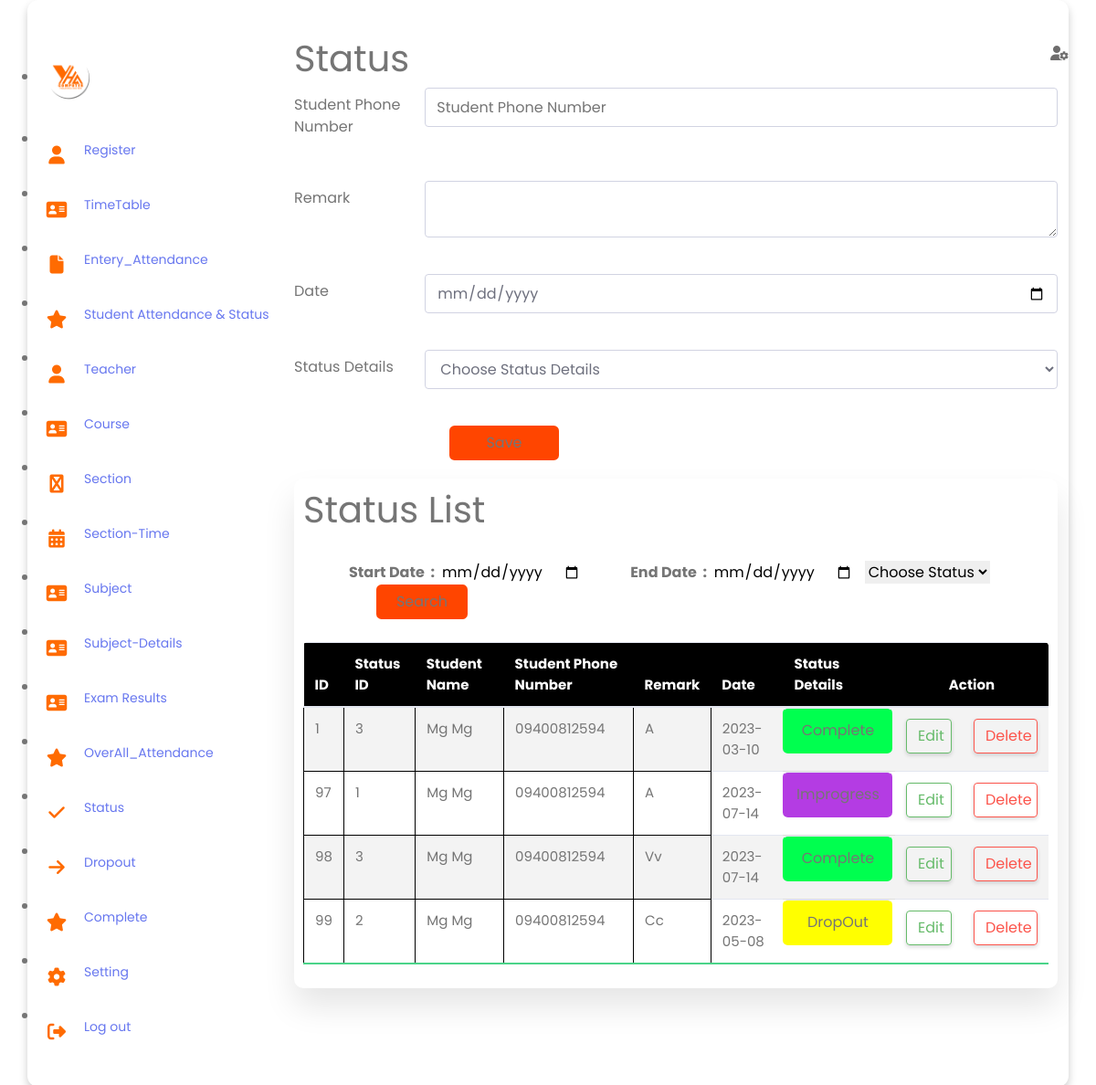
/status1_re.php, run on the app's committed database.
### tables this page shows
CREATE TABLE `status_details` (
  `std_id` int(11) NOT NULL,
  `status_id` int(11) NOT NULL,
  `student_id` int(11) NOT NULL,
  `dt_start` date NOT NULL,
  `remark` varchar(100) NOT NULL
);

CREATE TABLE `register` (
  `stu_id` int(11) NOT NULL,
  `stu_name` varchar(100) NOT NULL,
  `course_id` int(11) NOT NULL,
  `section_id` int(11) NOT NULL,
  `time_id` int(11) NOT NULL,
  `register_date` date NOT NULL,
  `enroll_date` date NOT NULL,
  `father_name` varchar(100) NOT NULL,
  `mother_name` varchar(100) NOT NULL,
  `phno` varchar(50) NOT NULL,
  `e_mail` varchar(100) NOT NULL,
  `stu_address` varchar(150) NOT NULL,
  `fb_acc` varchar(100) NOT NULL,
  `vb_phno` varchar(50) NOT NULL,
  `date_birth` date NOT NULL,
  `nrc_no` varchar(100) NOT NULL,
  `gender` varchar(50) NOT NULL,
  `edu` varchar(150) NOT NULL,
  `native_town` varchar(100) NOT NULL,
  `rg_status` varchar(100) NOT NULL,
  `stu_img` varchar(100) NOT NULL
);

CREATE TABLE `status` (
  `id` int(11) NOT NULL,
  `description` varchar(50) NOT NULL
);

### status_process.php (called while the page is built, shortened)
<?php
$dt_start="";
$edit_state = false;
?>

### status1_re.php (the view, shortened to what this page needs)
<?php
include 'status_process.php';
?>
<!DOCTYPE html>
<html lang="en">
<head>
  <link rel="stylesheet" href="css/01.css" />
  <link rel="stylesheet" href="https://cdnjs.cloudflare.com/ajax/libs/font-awesome/5.15.4/css/all.min.css"/>
  <link rel="stylesheet" href="css/bootstrap.min.css">
  <link
      rel="stylesheet"
      href="https://cdnjs.cloudflare.com/ajax/libs/font-awesome/6.2.0/css/all.min.css"
    />
    <link href="https://cdn.jsdelivr.net/npm/sweetalert2@11.7.5/dist/sweetalert2.min.css" rel="stylesheet">
</head>
<body>
  <div class="container">
        <?php include("nav.php");?>
        <section class="main">
            <div class="main-top">
                <h1>Status</h1>
                <i class="fas fa-user-cog"></i>
            </div>
            <form action="" method="post">
                <?php if($edit_state==false){?>
                <div class="form-group row">
                    <label for="studentId" class="col-sm-2 col-form-label">Student Phone Number</label>
                    <div class="col-sm-10">
                        <input type="text" name="stu_ph" class="form-control" id="studentcId" value="<?php if(isset($_POST['stu_ph'])){echo $_POST['stu_ph'];}?>" placeholder="Student Phone Number">
                    </div>
                </div><br/>
                                <?php
                }?>
                <div class="form-group row">
                    <label for="studentId" class="col-sm-2 col-form-label">Remark</label>
                    <div class="col-sm-10">
                        <textarea class="form-control" id="exampleFormControlTextarea1" name="remark" rows="2"><?php echo $remark;?></textarea>
                    </div>
                </div><br/>
                <div class="form-group row">
                    <label for="studentId" class="col-sm-2 col-form-label">Date</label>
                    <div class="col-sm-10">
                        <input type="date" class="form-control" id="studentcId" value="<?php echo $dt_start;?>" name="date">
                    </div>
                </div><br/>
                <div class="form-group row">
                    <label for="studentId" class="col-sm-2 col-form-label">Status Details</label>
                    <div class="col-sm-10">
                        <select name="status" id="" class="form-control">
                            <?php if($edit_state==false):?>
                            <option value="">Choose Status Details</option>
                            <?php else:?>
                            <option value="<?php echo $st_id;?>"><?php echo $description;?></option>
                            <?php endif?>
                        </select>
                    </div>
                </div><br/>
                <div class="form-inline">
                    <?php if($edit_state==false):?>
                    <button class="btn  my-2 my-sm-0" style="background-color:orangered;width:120px;margin-left:170px;" type="submit" id="insert" name="save">Save</button>
                    <?php else:?>
                    <button class="btn  my-2 my-sm-0" style="background-color:orangered; margin-left:170px;"  type="submit" id="insert" name="update">Update</button>
                    <?php endif;?>
                </div>
            </form>
            <section class="attendance" id="attend">
            <div class="attendance-list">
            <h1>Status List</h1><br>
            <div class="dt">
            <form action="std_search.php" method="post">
                <span style="margin-left:50px;font-weight:bold;">Start Date&nbsp; :&nbsp;&nbsp;<input type="date" id="stdate" name="st_date"></span>
                <span style="margin-left:50px;font-weight:bold;">End Date&nbsp; :&nbsp;&nbsp;<input type="date" id="edate" name="e_date"></span>
                &nbsp;&nbsp;<select name="status" id="">
                    <option value="">Choose Status</option>
                </select>&nbsp;&nbsp;&nbsp;
                <button type="submit" name="save" id="std_search" style="background-color:orangered;width:100px;margin-left:80px;" class="btn">Search</button>
          </form>
        <table class="table">
            <thead>
              <tr style="background-color:black;">
                <th>ID</th>
                <th>Status ID</th>
                <th>Student Name</th>
                <th>Student Phone Number</th>
                <th>Remark</th>
                <th>Date</th>
                <th>Status Details</th>
                <th colspan="2" style="text-align:center">Action</th>
              </tr>
            </thead>
            <tbody>
                    <?php
                        $con = mysqli_connect("localhost","root","","yha");
                        $sql = "SELECT s.*,re.stu_name,re.phno,sta.* FROM status_details AS s LEFT JOIN register AS re ON s.student_id = re.stu_id LEFT JOIN status AS sta ON s.status_id = sta.id";
                        $res = mysqli_query($con,$sql);
                        while($row = mysqli_fetch_assoc($res)):
                    ?>
                    <tr>
                        <td style="border:1px solid black;"><?php echo $row['std_id']; ?></td>
                        <td style="border:1px solid black;"><?php echo $row['status_id']; ?></td>
                        <td style="border:1px solid black;"><?php echo $row['stu_name']; ?></td>
                        <td style="border:1px solid black;"><?php echo $row['phno']; ?></td>
                        <td style="border:1px solid black;"><?php echo $row['remark']; ?></td>
                        <td><?php echo $row['dt_start']; ?></td>
                        <td  class="btn" width="120px" style="background-color:<?php if($row['id']==1){
                            echo '#B43CE3';
                        }elseif($row['id']==2){
                            echo '#FFFF00';
                        }else{
                            echo '#00FF4F';
                        }
                        ?>"><?php echo $row['description']; ?></td>
                        <td><a href="status1_re.php?edit=<?php echo $row['std_id']; ?>" class="btn btn-outline-success" style="width:50px">Edit</a></td>
                        <td><a href="status_process.php?delete=<?php echo $row['std_id']; ?>" class="btn btn-outline-danger text-center" id="insert" style="width:70px">Delete</a></td>
                    <?php endwhile;?>
            </tbody>
          </table>
    </section>
    </div>
</body>
</html>

### css/01.css (style rules this page uses)
* { margin: 0; padding: 0; outline: none; border: none; text-decoration: none; box-sizing: border-box; font-family: "Poppins", sans-serif; }
a { position: relative; width: 280px; font-size: 14px; color: rgb(85, 83, 83); display: table; padding: 10px 0; }
.container { display: flex; }
.main-top { display: flex; width: 100%; }
.main-top i { position: absolute; right: 0; margin: 10px 30px; color: rgb(110, 109, 109); cursor: pointer; }
.attendance { margin-top: 20px; text-transform: capitalize; }
.attendance-list { width: 100%; padding: 10px; margin-top: 10px; background: #fff; border-radius: 10px; box-shadow: 0 20px 35px rgba(0, 0, 0, 0.1); }
.table { border-collapse: collapse; display: absolute; margin: 25px 0; font-size: 15px; min-width: 100%; overflow: hidden; border-radius: 5px 5px 0 0; }
table thead th { color: #fff; background: black; text-align: left; font-weight: bold; }
.table th, .table td { padding: 12px 15px; }
.table tbody tr { border-bottom: 1px solid #ddd; }
.table tbody tr:nth-of-type(odd) { background: #f3f3f3; }
.table tbody tr:last-of-type { border-bottom: 2px solid #4AD489; }
.container { max-width: 950px; width: 100%; padding: 40px 50px 40px 40px; background: #fff; margin: 0 20px; border-radius: 12px; box-shadow: 0 5px 10px rgba(0, 0, 0, 0.2); }

### data on the page
status_details: std_id "1", status "3", register.stu_name "Mg Mg", register.phno "09400812594", remark "A", dt_start "2023-03-10", status.description "Complete"
status_details: std_id "97", status "1", register.stu_name "Mg Mg", register.phno "09400812594", remark "A", dt_start "2023-07-14"
status_details: std_id "98", status "3", register.stu_name "Mg Mg", register.phno "09400812594", remark "Vv", dt_start "2023-07-14", status.description "Complete"
status_details: std_id "99", status "2", register.stu_name "Mg Mg", register.phno "09400812594", remark "Cc", dt_start "2023-05-08", status.description "DropOut"
